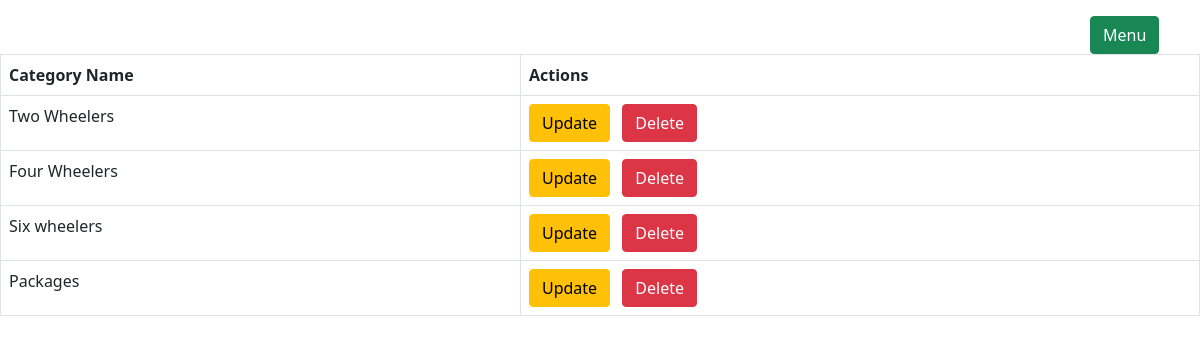
Page /showcategory/ (signed in) on the committed database.
### vada_app/models.py (models this page shows, shortened)
class Category(models.Model):
    category_name=models.CharField(max_length=100,unique=True)

### accounts/auth.py (the view)
    def wrapper_function(request,*args,**kwargs):
        if(request.user.is_staff):
            return view_function(request,*args,**kwargs)
        else:
            return redirect("/")

### accounts/auth.py (called while the page is built)
def admin_only(view_function):
    def wrapper_function(request,*args,**kwargs):
        if(request.user.is_staff):
            return view_function(request,*args,**kwargs)
        else:
            return redirect("/")
    return wrapper_function

### vada_app/views.py (called while the page is built)
@login_required
@admin_only
def showcategory(request):
    category=Category.objects.all()
    context={
        'category':category
    }
    return render(request,"showcategory.html",context)

### vada_app/templates/showcategory.html (shortened to what this page needs)
{% extends "adminlayout.html"%}
{% load crispy_forms_tags%}
{% block main_content%}
<table class="table table-bordered">
    <tr>
        <th>Category Name</th>
        <th>Actions</th>
    </tr>
    {% for v in category %}
        <tr >
            <td>{{v.category_name}}</td>
            <td>
                <a  class="btn btn-warning text-decoration-none" href="/updatecategory/{{v.id}}">Update</a>
                <a class=" ms-2 btn btn-danger text-decoration-none " href="/deletecategory/{{v.id}}" >Delete</a>
            </td>
        </tr>
    {% endfor%}
</table>
{% endblock %}

### rows in the picture
Category: category_name "Two Wheelers"
Category: category_name "Four Wheelers"
Category: category_name "Six wheelers"
Category: category_name "Packages"
